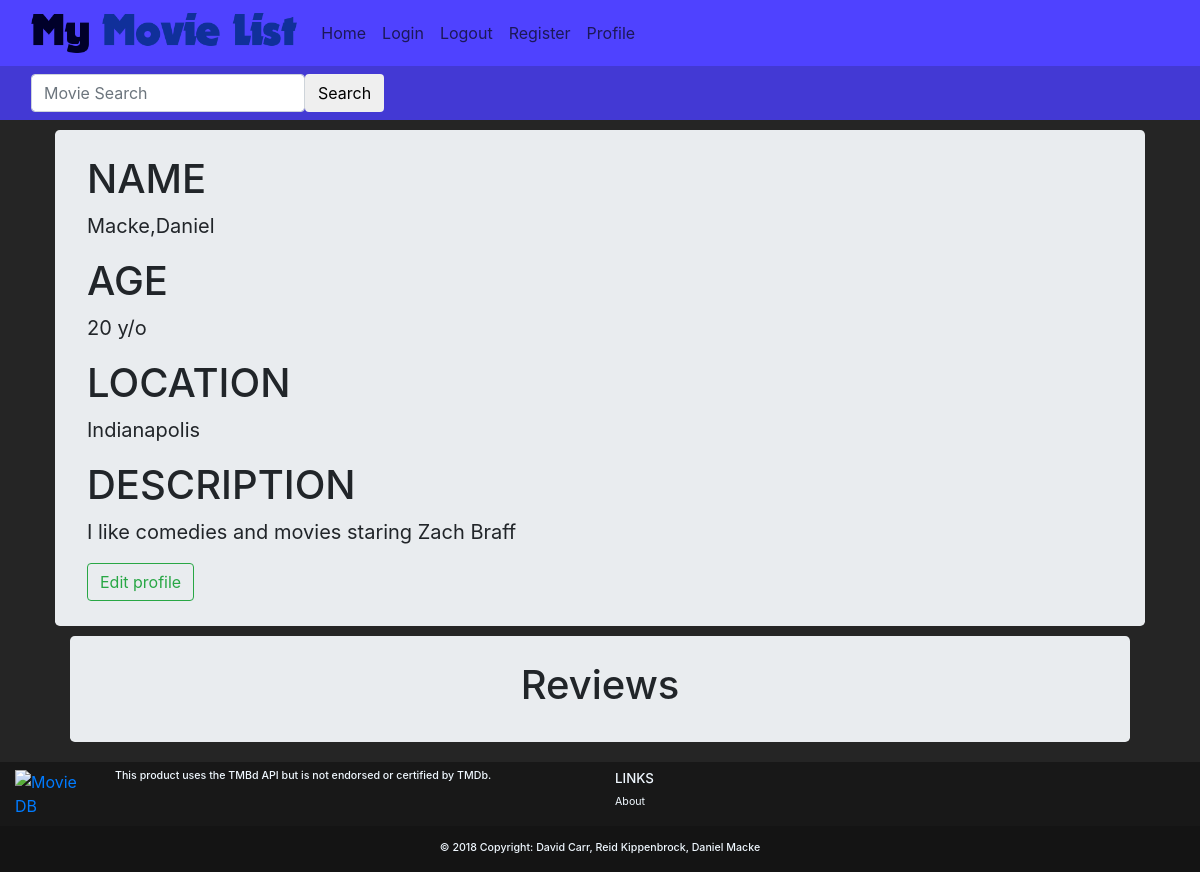
The app's page /account/profile/ (signed in), older data.
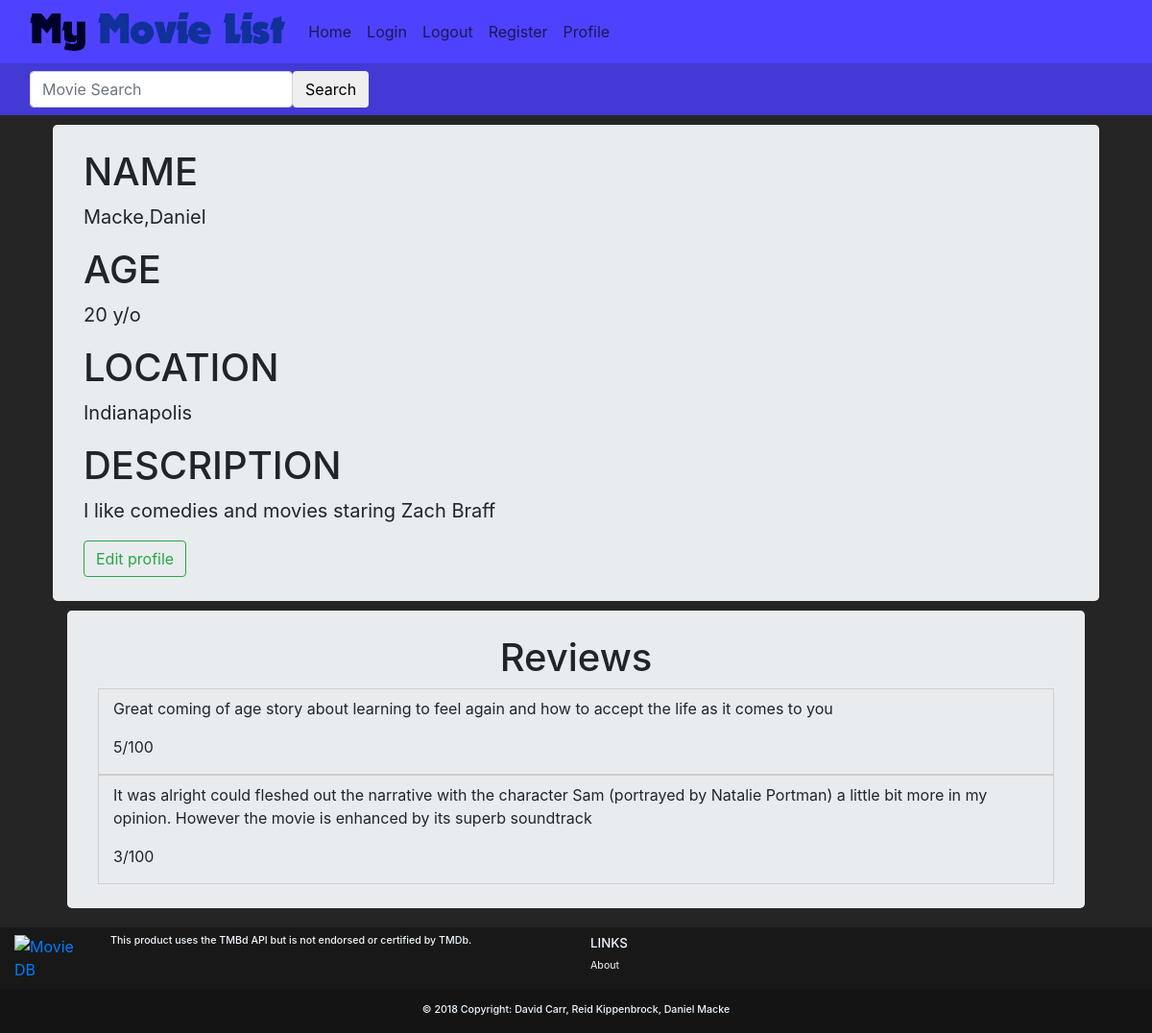
The same page, newer data.
### movies/models.py (models this page shows)
class MovieReview(models.Model):
    user = models.ForeignKey(User,on_delete=models.CASCADE,default=1)
    movie_id = models.IntegerField(default=0)
    movie_title = models.CharField(max_length=50, default='')
    rating = models.IntegerField(
        default=0,
        validators=[
            MaxValueValidator(100),
            MinValueValidator(0)
        ]
    )
    review = models.CharField(max_length=1000, default='')

### accounts/views.py (the view)
# urls.py: path('profile/', views.view_profile, name='view_profile'),
def view_profile(request):
    if not request.user.is_authenticated:
        return redirect('/account/login')
    movie_reviews = MovieReview.objects.filter(user=request.user)
    args = {'User': request.user,'reviews': movie_reviews}
    return render(request, 'accounts/profile.html', args)

### accounts/templates/accounts/profile.html (shortened to what this page needs)
{% extends 'base.html' %}
{%block body%}
<div class="container">
  <div class="jumbotron">
    <h1 class="text-uppercase">
      name
    </h1>
    <p style="font-size:125%;">
      {{User.last_name}},{{User.first_name}}
    </p>
    <h1 class="text-uppercase">
      Age
    </h1>
    <p style="font-size:125%;">
      {{User.userprofile.age}} y/o
    </p>
    <h1 class="text-uppercase">
      Location
    </h1>
    <p style="font-size:125%;">
      {{User.userprofile.city}}
    </p>
    <h1 class="text-uppercase">
      description
    </h1>
    <p style="font-size:125%;">
      {{User.userprofile.description}}
    </p>
    <a href="/account/profile/edit" class="btn btn-outline-success">
      Edit profile
    </a>
  </div>
  <div class="container-fluid">
    <div class="jumbotron">
      <h1 class="text-center">Reviews</h1>
      {%for review in reviews%}
      <div class="container" style="border:1px solid #cecece;">
        <blockquote>
          <p>{{review.review}}</p>
          <footer>{{review.rating}}/100</footer>
        </blockquote>
      </div>
      {%endfor%}
    </div>
  </div>
</div>
{%endblock%}

Row changes from the older to the newer data that the page shows:
added MovieReview: review "Great coming of age story about learning to feel again and how to accept the life as it comes to you", rating "5"
added MovieReview: review "It was alright could fleshed out the narrative with the character Sam (portrayed by Natalie Portman) a little bit more in my opinion. However the movie is enhanced by its superb soundtrack", rating "3"
